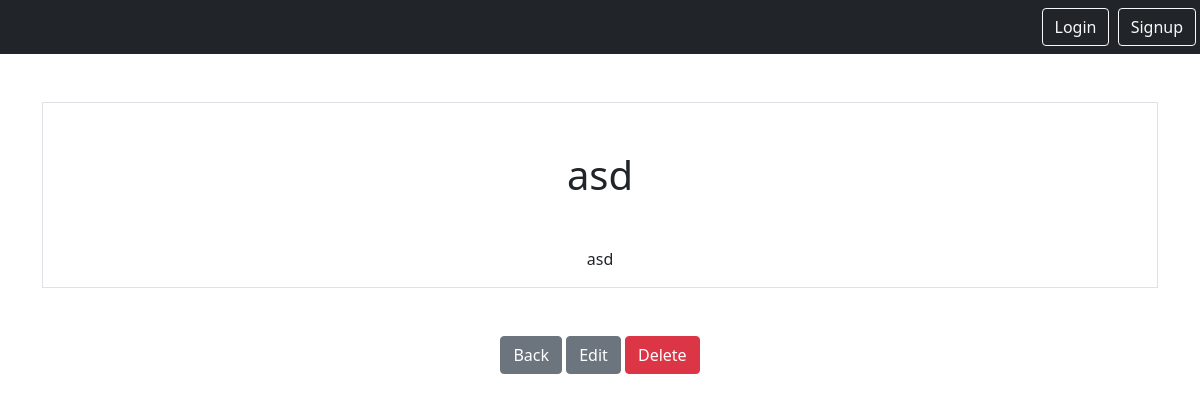
The app's page /smart/notes/18, older data.
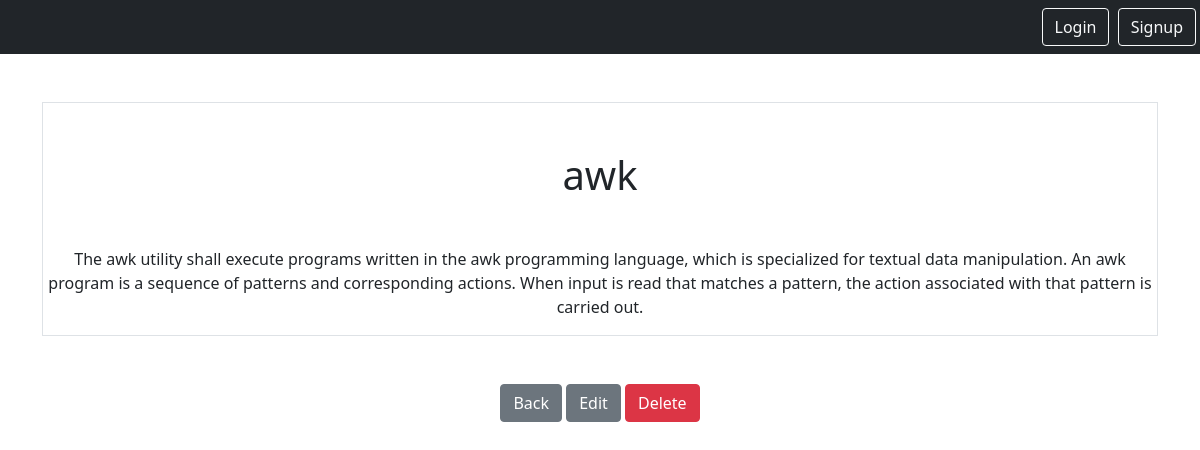
The same page, newer data.
### notes/models.py (models this page shows)
class Notes(models.Model):
    title = models.CharField(max_length=200)
    note = models.TextField()
    created = models.DateTimeField(auto_now_add=True)
    user = models.ForeignKey(User, on_delete=models.CASCADE, related_name="notes")

### notes/views.py (the view)
# urls.py: path('notes/<int:pk>', views.NotesDetailView.as_view(), name='notes.detail'),
class NotesDetailView(DetailView):
    model = Notes
    context_object_name = 'note'
    login_url = '/login'

### notes/templates/notes/notes_detail.html
{% extends "base.html" %}
{% block content %}
<div class="border round">
    <h1 class="my-5">{{note.title}}</h1>
    <p>{{note.note}}</p>
</div>
<a href="{% url 'notes.list' %}" class="btn btn-secondary my-5">Back</a>
<a href="{% url 'notes.update' pk=note.id %}" class="btn btn-secondary">Edit</a>
<a href="{% url 'notes.delete' pk=note.id %}" class="btn btn-danger">Delete</a>
{% endblock %}

Row changes from the older to the newer data that the page shows:
changed Notes: title "asd" → "awk"; note "asd" → "The awk utility shall execute programs written in the awk programming language, which is specialized for textual data manipulation. An awk program is a sequence of patterns and corresponding actions. When input is read that matches a pattern, the action associated with that pattern is carried out."
